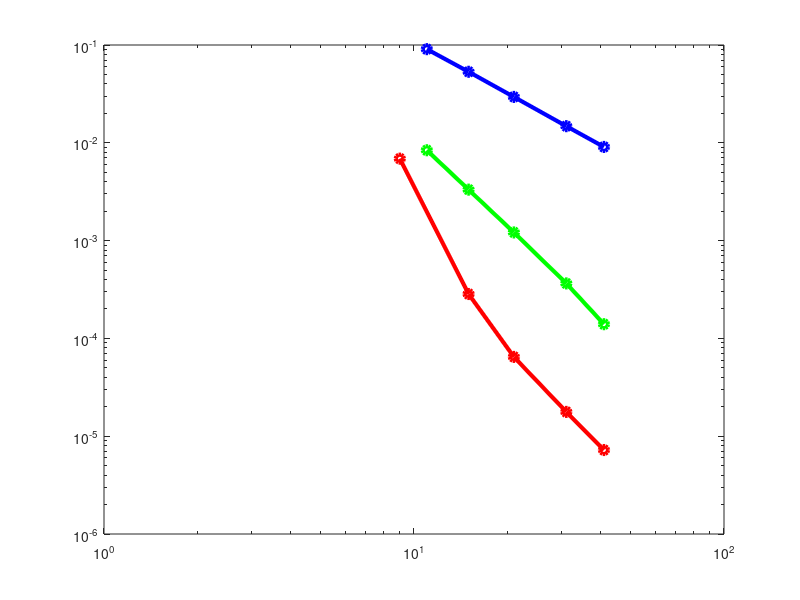

Write the MATLAB code that produced this figure. (Note: this script raises an error after producing the figure.)
% convergence plot with resolution
%

ne_mono = [ 11 15 21 31 41];

% monotone limiter + monotone hypervis
%           l2             l2           l8
data=[  0.1585986E-01  0.3322470E-01  0.9069445E-01 ; ... 
        0.5998192E-02  0.1474055E-01  0.5322885E-01 ; ...
        0.2219639E-02  0.5974962E-02  0.2945256E-01 ; ...
        0.6683278E-03  0.2117329E-02  0.1479235E-01 ; ...
        0.2865575E-03  0.1011187E-02  0.9072316E-02 ];

l1mono = data(:,1);
l2mono = data(:,2);
l8mono = data(:,3);



disp(sprintf('l1 slope = %f',log ( l1mono(2)/l1mono(4) )/log( ne_mono(4)/ne_mono(2) ) ));
disp(sprintf('l2 slope = %f',log ( l2mono(2)/l2mono(4) )/log( ne_mono(4)/ne_mono(2) ) ));
disp(sprintf('l8 slope = %f',log ( l8mono(2)/l8mono(4) )/log( ne_mono(4)/ne_mono(2) ) ));



% zero limiter + zero hypervis
data = [ 0.5244622E-02  0.5225726E-02  0.8395018E-02 ; ...
         0.2080151E-02  0.2071161E-02  0.3319189E-02 ; ...
         0.7425880E-03  0.7469148E-03  0.1211872E-02 ; ...
         0.2194419E-03  0.2234200E-03  0.3650040E-03 ; ...
         0.8434988E-04  0.8481369E-04  0.1397168E-03 ];

l1zero = data(:,1);
l2zero = data(:,2);
l8zero = data(:,3);
ne_zero = [ 11 15 21 31 41];

  
% no limiters, no viscosity
ne_sem = [ 9 15 21 31 41];
data = [   0.1647045E-01  0.8258288E-02  0.6885314E-02 ; ...
           0.3171664E-03  0.1689483E-03  0.2844085E-03 ; ...
           0.6453766E-04  0.3516009E-04  0.6467689E-04 ; ...
           0.1243756E-04  0.6461270E-05  0.1771740E-04 ; ...
           0.3995662E-05  0.2233213E-05  0.7222591E-05 ];
l1sem = data(:,1);
l2sem = data(:,2);
l8sem = data(:,3);
  

thick=3.0;
figure(1); clf
set(gca,'FontWeight','bold')
set(gca,'FontSize',18)
set(gca,'LineWidth',2.0) 

loglog(ne_mono,l8mono,'bo-','LineWidth',thick);  hold on;
loglog(ne_zero,l8zero,'go-','LineWidth',thick); 
loglog(ne_sem,l8sem,'ro-','LineWidth',thick); 

xref = [ne_mono(1)/1.2,1.2*ne_mono(length(ne_mono))];
yref = l8mono(3) * (xref/ne(3)).^(-2);
loglog(xref,yref,'k-','LineWidth',2)
text(xref(2)*.8,yref(2)*.60,'slope=-2','FontWeight','bold','FontSize',16)

xref = [ne_zero(1)/1.2,1.2*ne_zero(length(ne_zero))];
yref = l8zero(3) * (xref/ne_zero(3)).^(-3);
loglog(xref,yref,'k-','LineWidth',2)
text(xref(2)*.9,yref(2)*.70,'slope=-3','FontWeight','bold','FontSize',16)

xref = [ne_sem(1)/1.2,1.2*ne_sem(length(ne_sem))];
yref = l8sem(3) * (xref/ne_sem(3)).^(-4);
loglog(xref,yref,'k-','LineWidth',2)
text(xref(2)*.8,yref(2)*.70,'slope=-4','FontWeight','bold','FontSize',16)


axis([4.0000  100.    1e-6 1]);

legend('monotone','positive','oscillatory','location','northeast')
title('CASE 1    DAY=12')
ylabel('MAX ERROR')
xlabel('NE')
hold off;

print -r100 -dpng converge_max.png




loglog(ne,l2mono,'bo-','LineWidth',thick); hold on;
loglog(ne,l2zero,'go-','LineWidth',thick); 
loglog(ne_sem,l2sem,'ro-','LineWidth',thick); 

xref = [ne_mono(1)/1.2,1.2*ne_mono(length(ne_mono))];
yref = l2mono(3) * (xref/ne(3)).^(-2);
loglog(xref,yref,'k-','LineWidth',2)
text(xref(2)*1.0,yref(2)*.80,'slope=-2','FontWeight','bold','FontSize',16)

xref = [ne_zero(1)/1.2,1.2*ne_zero(length(ne_zero))];
yref = l2zero(3) * (xref/ne_zero(3)).^(-3);
loglog(xref,yref,'k-','LineWidth',2)
text(xref(2)*1.0,yref(2)*.80,'slope=-3','FontWeight','bold','FontSize',16)

xref = [ne_sem(1)/1.2,1.2*ne_sem(length(ne_sem))];
yref = l2sem(3) * (xref/ne_sem(3)).^(-4);
loglog(xref,yref,'k-','LineWidth',2)
text(xref(2)*1.0,yref(2)*.80,'slope=-4','FontWeight','bold','FontSize',16)


axis([4.0000  100.    1e-7 .1]);

legend('monotone','positive','oscillatory','location','northeast')
title('CASE 1    DAY=12')
ylabel('L2 ERROR')
xlabel('NE')
hold off;
print -r100 -dpng converge_l2.png






